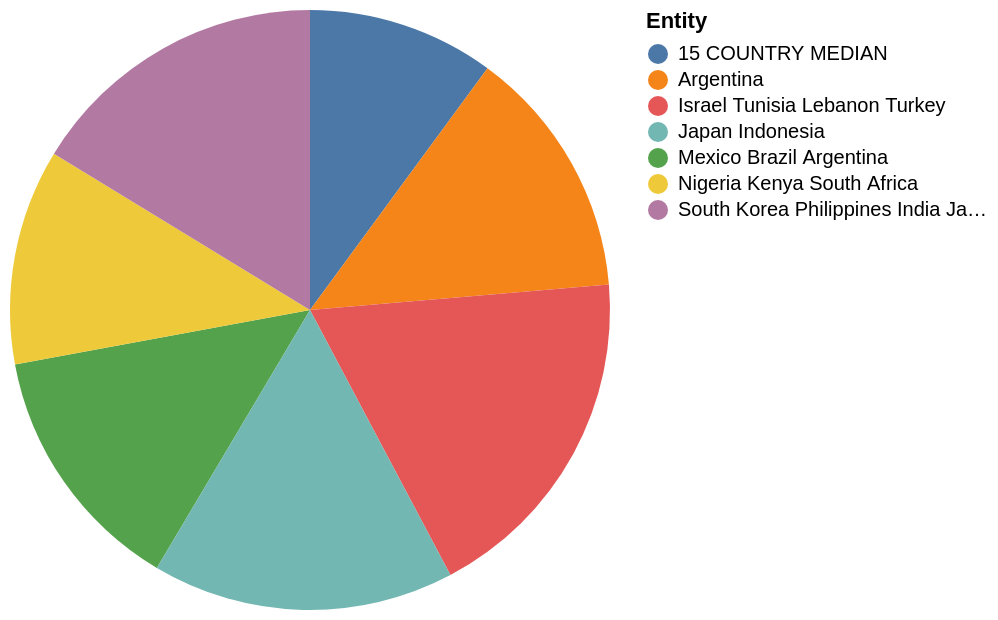

Express this chart as Vega-Lite.
### Vega-Lite specification from a JSON file in a GitHub repository (floating-point values rounded to 4 significant figures)
{"$schema": "https://vega.github.io/schema/vega-lite/v5.json", "description": "Pie chart auto-generated from CSV", "data": {"values": [{"Entity": "15 COUNTRY MEDIAN", "Bad": "26", "Good": "nan"}, {"Entity": "Argentina", "Bad": "35", "Good": "nan"}, {"Entity": "Mexico Brazil Argentina", "Bad": "35", "Good": "24.0"}, {"Entity": "Nigeria Kenya South Africa", "Bad": "30", "Good": "26.0"}, {"Entity": "Israel Tunisia Lebanon Turkey", "Bad": "48", "Good": "23.0"}, {"Entity": "Japan Indonesia", "Bad": "42", "Good": "38.0"}, {"Entity": "South Korea Philippines India Japan Indonesia", "Bad": "42", "Good": "38.0"}]}, "mark": "arc", "encoding": {"theta": {"field": "Bad", "type": "quantitative"}, "color": {"field": "Entity", "type": "nominal"}}}
